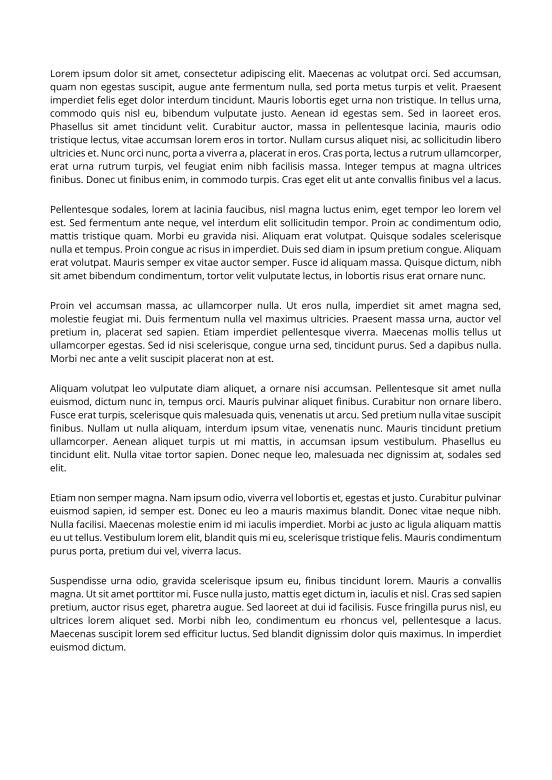
#> input picture 001.png, 1654 x 2339 px (shown at 1/3 size)
$ python Part_B_Main.py
#> lines starting #> are read from the running program, lines starting #| are printed output that depends on the picture
# -*- coding: utf-8 -*-
"""
Created on Fri Dec 15 14:37:14 2023

@author: caqin
"""

# Importing required libraries
import cv2
import numpy as np

# Defining functions to avoid redundancy in code
def hist_projection(img):
    # Setting threshold for pixels values below 64 as black pixels
    threshold = 64

    # Counting the number of black pixels horizontally (axis=1) and vertically (axis=0)
    horizontal_projection = np.sum(img < threshold, axis=1)
    vertical_projection = np.sum(img < threshold, axis=0)

    return horizontal_projection, vertical_projection

def remove_table(image, horizontal_projection):
    max_pixels = np.max(horizontal_projection)

    # A table is identified,
    # if the maximum horizontal projection within the range of
    # max_pixels-5 and max_pixels is found in exactly 5 rows.
    # Set pixels to 255 to remove
    if np.count_nonzero((horizontal_projection >= max_pixels - 5) & (horizontal_projection <= max_pixels)) == 5:
        max_pixels_rows = [i for i in range(len(horizontal_projection))
                        if horizontal_projection[i] == max_pixels]
        image[max_pixels_rows[0]:max_pixels_rows[-1]+1,:] = 255

    return image

def find_columns(img, vertical_projection):

    # Initialising array to store the left and right boundaries of text columns
    # Set to zero by default
    col_boundaries = np.zeros((6), dtype='int32')

    condition = 0 # Flag to determine if current interation is reading the histogram of a text column. Zero when not in text column
    index = 0 # Flag to index col_boundaries. Increases by one everytime a boundary is identified
    col_gap = 0 # Variable to track gap size between histogram
    col_gap_threshold = 80 # Minimum gap size for a column to be identified

    for i in range(len(vertical_projection)):
        # Condition when left boundary of text column is identified
        if vertical_projection[i] >= 10 and condition == 0:
            col_boundaries[index] = i-padding # Adding left padding
            condition += 1
            index += 1
        # Condition when gap is found but threshold is not met
        elif vertical_projection[i] < 10 and condition == 1 and col_gap <= col_gap_threshold:
            col_gap += 1
        # Condition when new left boundary is found but threshold is not met
        elif vertical_projection[i] >= 10 and condition == 1 and col_gap <= col_gap_threshold:
            col_gap = 0
        # Condition when no new left boundary is found and threshold is met
        elif vertical_projection[i] < 10 and condition == 1 and col_gap > col_gap_threshold:
            col_boundaries[index] = i-col_gap_threshold+padding # Adding Right padding
            condition -= 1
            col_gap = 0
            index += 1

    return col_boundaries

# Global Variables
# Create a list to iterate through the images
img_list = ["001.png","002.png","003.png","004.png","005.png","006.png","007.png","008.png"]
padding = 10 # Padding added to each paragraph extract for tidiness

#Main Loop
for i in img_list:
    # Read the image from the list
    img = cv2.imread(i,0)
#> img is the input picture: shape (2339, 1654); min 0, max 255, mean 239.1

    # Remove tables and images that span across all columns
    hor_proj_img, ver_proj_img = hist_projection(img)
#> in hist_projection, `horizontal_projection = np.sum(img < threshold, axis=1)`: horizontal_projection = 2339 values, max 617 at index 1777, min 0 at index 0, mean 80.61
#> in hist_projection, `vertical_projection = np.sum(img < threshold, axis=0)`: vertical_projection = 1654 values, max 581 at index 153, min 0 at index 0, mean 114
#> hor_proj_img has the same summary as horizontal_projection in hist_projection; ver_proj_img has the same summary as vertical_projection in hist_projection
    img = remove_table(img, hor_proj_img)
#> in remove_table, `max_pixels = np.max(horizontal_projection)`: max_pixels = 617
    hor_proj_img, ver_proj_img = hist_projection(img)

    # Identify column boundaries
    col_boundaries = find_columns(img, ver_proj_img)
#> the loop in find_columns, `for i in range(len(vertical_projection)):` made 1654 passes
#> (condition, index) on pass 153: (1, 1)
#> after the loop in find_columns, `for i in range(len(vertical_projection)):`: col_boundaries = [142, 1514, 0, 0, 0, 0]; col_gap = 0; index = 2
#> col_boundaries = [142, 1514, 0, 0, 0, 0]

    counter = 0 # Counter to sort paragraphs as they are extracted
    for c in range(0,6,2):
        if col_boundaries[c] != 0 : # Cycle through every left boundary identified

            # Extract the column
            col_img = img[:,col_boundaries[c]:col_boundaries[c+1]]

            hor_proj_col, ver_proj_col = hist_projection(col_img)

            condition = 0 # Flag to determine if current iteration is reading a paragraph
            start_row = 0 # Upper boundary of an identified paragraph
            end_row = 0 # Lower boundary of the identified paragraph
            row_gap = 0 # Variable to track gap size between text lines
            row_gap_threshold = 30 # Minimum gap size for a paragraph to be recognised

            # Extract the content
            for t in range(len(hor_proj_col)):
                # Start the extraction:
                # Condition when upper boundary of paragraph is detected
                if hor_proj_col[t] != 0 and condition == 0:
                    start_row = t - padding # Adding Top padding
                    condition += 1
                # Condition when gap is found but threshold is not met
                elif hor_proj_col[t] == 0 and condition == 1 and row_gap <= row_gap_threshold:
                    row_gap += 1
                # Condition when new upper boundary is found but threshold is not met
                elif hor_proj_col[t] != 0 and condition == 1 and row_gap <= row_gap_threshold:
                    row_gap = 0
                # Stop the extraction:
                # Condition when no new upper boundary is found and threshold is met
                elif hor_proj_col[t] == 0 and condition == 1 and row_gap > row_gap_threshold:
                    end_row = t - row_gap_threshold + padding # Adding Bottom padding
                    condition -= 1
                    row_gap = 0

                    # Extract, sort and save the paragraphs while ignoring figures and tables
                    content = col_img[start_row-padding:end_row+padding+1,:]
                    hor_proj_ex, ver_proj_ex = hist_projection(content)

                    max_pixels = np.max(hor_proj_ex)
                    max_value_range = 5  # Set a range for maximum projection values to be used in count_max

                    # Calculate number of occurence of maximum projection values within the range
                    # (max_pixels-5 to max_pixels)
                    count_max = np.count_nonzero((hor_proj_ex >= max_pixels-max_value_range) & (hor_proj_ex <= max_pixels))

                    # Sort and save paragraphs while ignoring the figures and table that is not removed previously
                    # Content won't be saved as output image if it does not fulfill any of the requirements.
                    if count_max != 5 and np.min(hor_proj_ex[50:200]) == 0 and max_pixels > 30:
                        counter += 1
                        cv2.imwrite(i[:-4] + "_" + str(counter) + ".png", content)

        else: # Break the loop if a zero is detected, meaning there's no more new boundaries
            break
#> this loop made 2 passes
#> pass 1, `col_img = img[:,col_boundaries[c]:col_boundaries[c+1]]`:
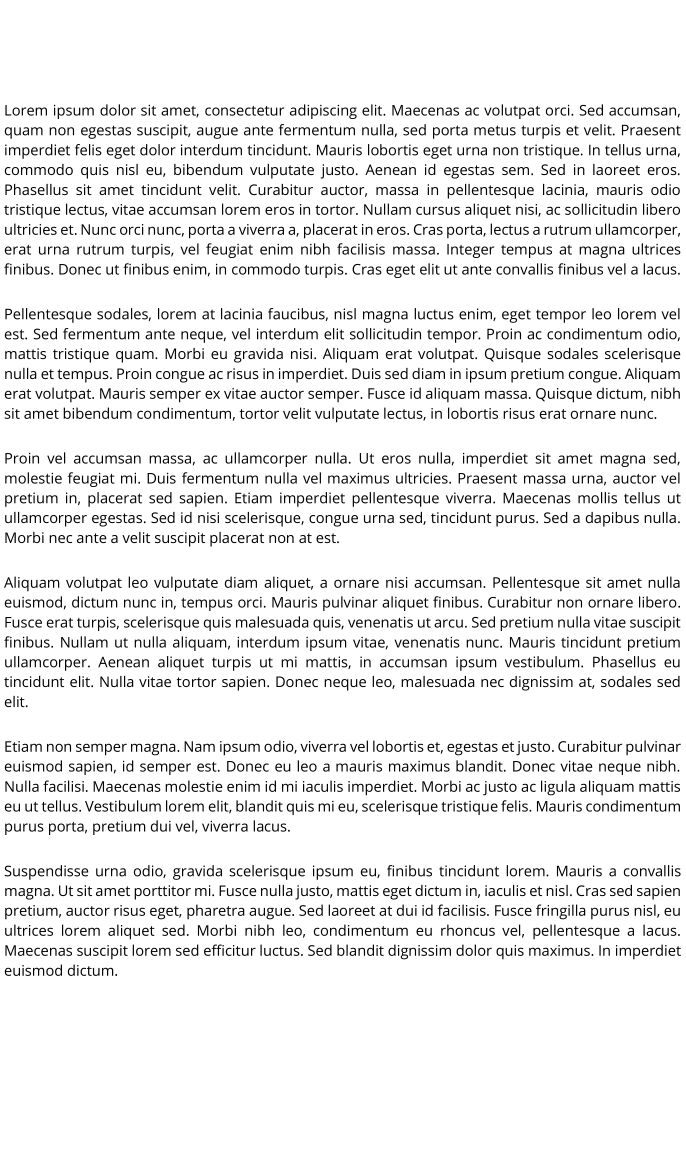
#> col_img: shape (2339, 1372) (shown at 1/2 size); min 0, max 255, mean 235.8
#> pass 1, `cv2.imwrite(i[:-4] + "_" + str(counter) + ".png", content)`:
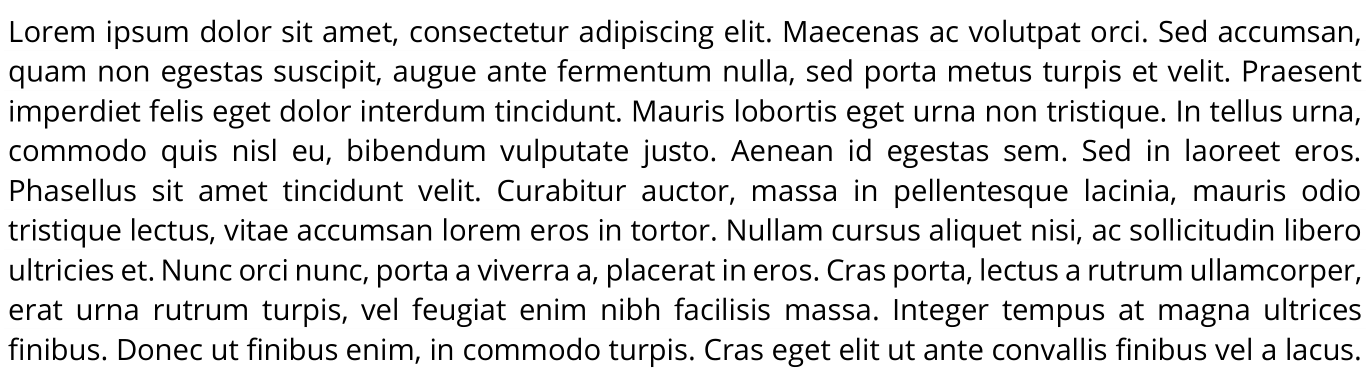
#> saved as 001_1.png: shape (389, 1372); min 0, max 255, mean 225.8
#> pass 1, `cv2.imwrite(i[:-4] + "_" + str(counter) + ".png", content)`:
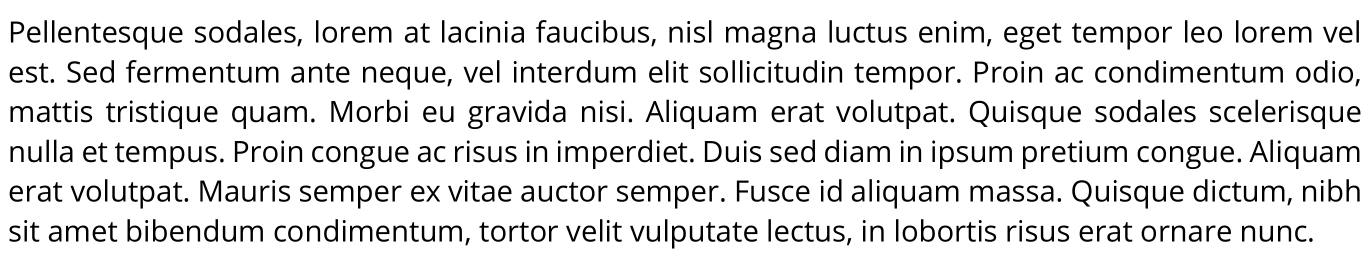
#> saved as 001_2.png: shape (270, 1372); min 0, max 255, mean 226.5
#> pass 1, `cv2.imwrite(i[:-4] + "_" + str(counter) + ".png", content)`:
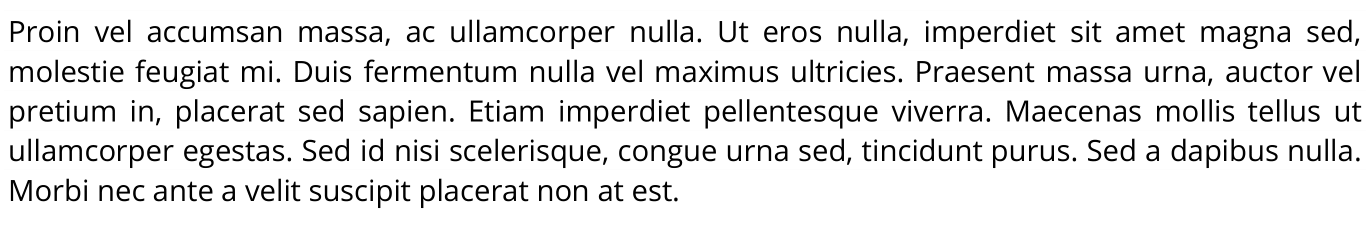
#> saved as 001_3.png: shape (230, 1372); min 0, max 255, mean 230.3
#> after the loop:
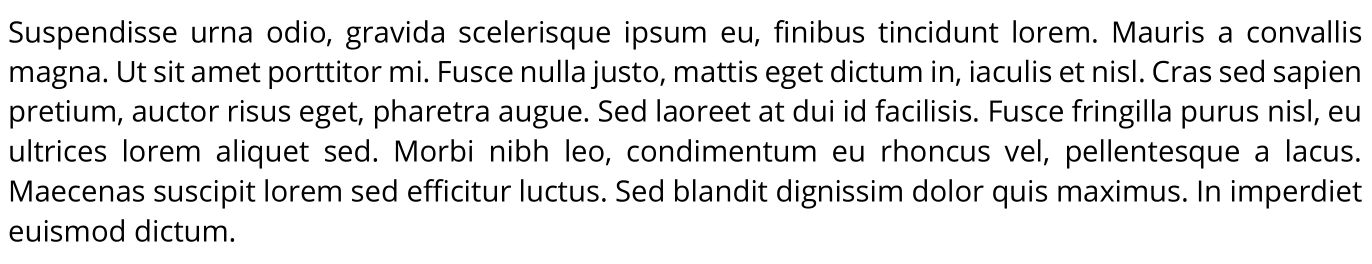
#> content: shape (264, 1372); min 0, max 255, mean 229.8
#> after the loop, count_max = 1; counter = 6; hor_proj_ex = 264 values, max 617 at index 67, min 0 at index 0, mean 105.8; max_pixels = 617; max_value_range = 5; ver_proj_ex = 1372 values, max 91 at index 11, min 0 at index 0, mean 20.35
#> pass 2 of the loop `for i in img_list:`:
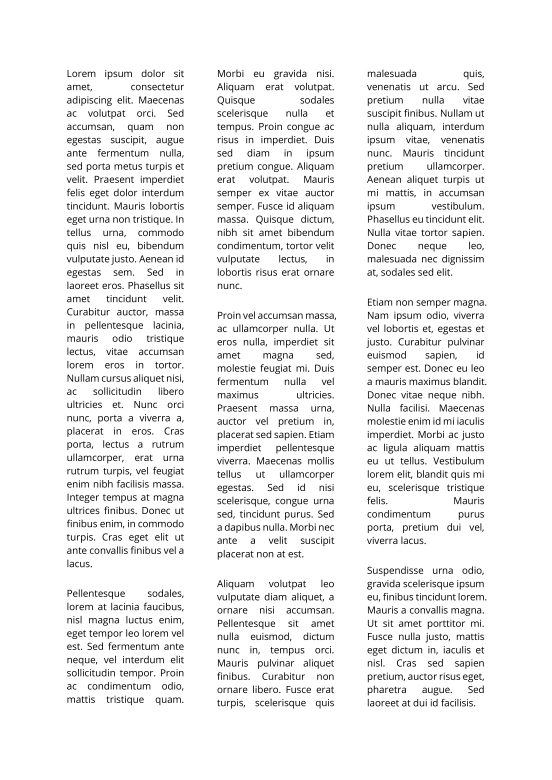
#> input picture 002.png, 1654 x 2339 px (shown at 1/3 size)
#> img is the input picture: shape (2339, 1654); min 0, max 255, mean 240.2
#> hor_proj_img = 2339 values, max 441 at index 653, min 0 at index 0, mean 74.34; ver_proj_img = 1654 values, max 699 at index 1104, min 0 at index 0, mean 105.1
#> the loop in find_columns (call 2), `for i in range(len(vertical_projection)):` made 1654 passes
#> `col_boundaries = find_columns(img, ver_proj_img)`: col_boundaries = [191, 562, 642, 1013, 1092, 1463]
#> the loop `for c in range(0,6,2):` made 3 passes
#> pass 1, `cv2.imwrite(i[:-4] + "_" + str(counter) + ".png", content)`:
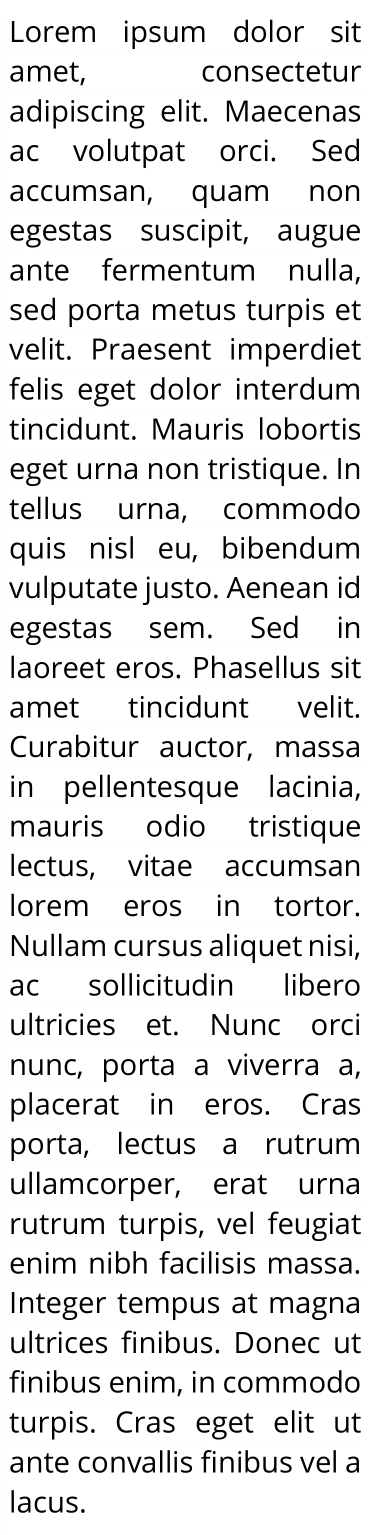
#> saved as 002_1.png: shape (1535, 371); min 0, max 255, mean 227.7
#> after the loop `for c in range(0,6,2):`:
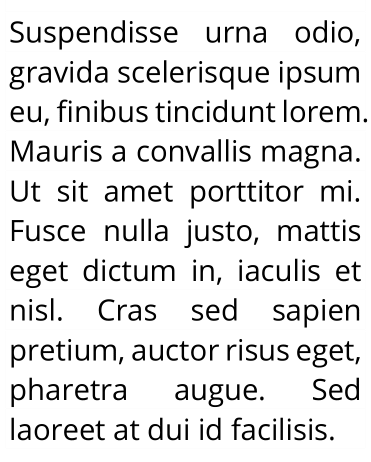
#> content: shape (462, 371); min 0, max 255, mean 226.9
#> after the loop `for c in range(0,6,2):`: count_max = 2; counter = 8; hor_proj_ex = 462 values, max 157 at index 107, min 0 at index 0, mean 31.48; max_pixels = 157; max_value_range = 5; ver_proj_ex = 371 values, max 183 at index 12, min 0 at index 0, mean 39.2
#> pass 3 of the loop `for i in img_list:`:
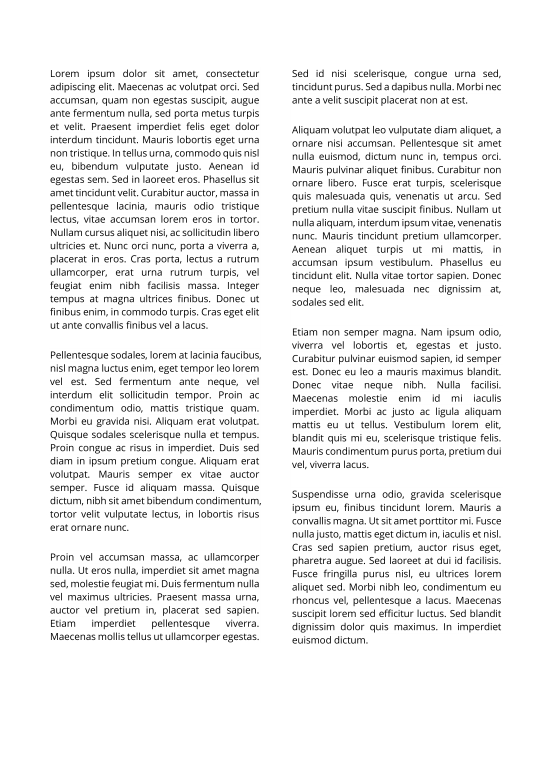
#> input picture 003.png, 1654 x 2339 px (shown at 1/3 size)
#> img is the input picture: shape (2339, 1654); min 0, max 255, mean 239.1
#> hor_proj_img = 2339 values, max 511 at index 269, min 0 at index 0, mean 80.51; ver_proj_img = 1654 values, max 572 at index 153, min 0 at index 0, mean 113.9
#> `col_boundaries = find_columns(img, ver_proj_img)`: col_boundaries = [141, 792, 867, 1514, 0, 0]
#> the loop `for c in range(0,6,2):` made 3 passes
#> pass 1, `cv2.imwrite(i[:-4] + "_" + str(counter) + ".png", content)`:
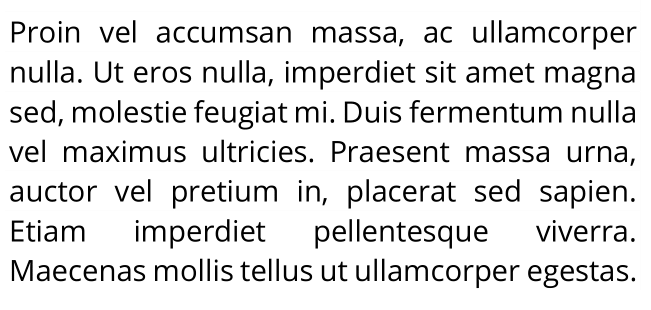
#> saved as 003_3.png: shape (310, 651); min 0, max 255, mean 227.7
#> after the loop `for c in range(0,6,2):`:
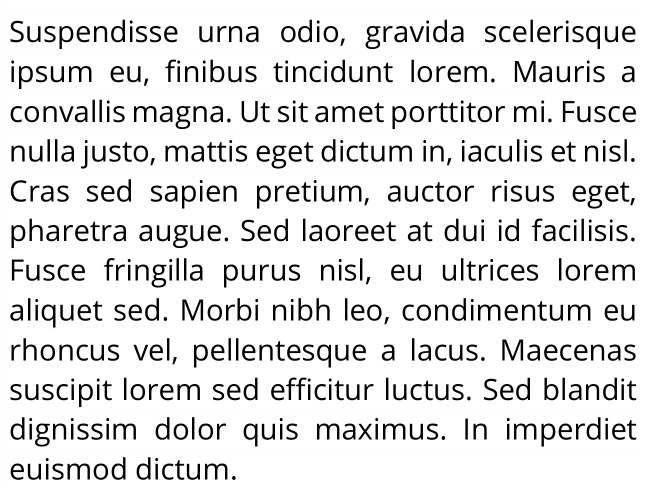
#> content: shape (502, 647); min 0, max 255, mean 226.9
#> after the loop `for c in range(0,6,2):`: count_max = 1; counter = 7; hor_proj_ex = 502 values, max 286 at index 107, min 0 at index 0, mean 55.66; max_pixels = 286; max_value_range = 5; ver_proj_ex = 647 values, max 158 at index 12, min 0 at index 0, mean 43.18
#> (the run stopped early here; a loop or call above may not have finished)
